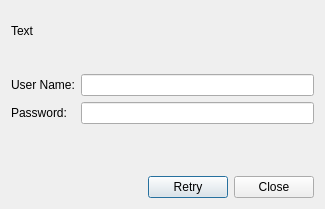
<?xml version="1.0" encoding="UTF-8"?>
<ui version="4.0">
 <class>CredentialUpdateDialog</class>
 <widget class="QDialog" name="CredentialUpdateDialog">
  <property name="geometry">
   <rect>
    <x>0</x>
    <y>0</y>
    <width>325</width>
    <height>209</height>
   </rect>
  </property>
  <property name="windowTitle">
   <string>Update Credentials of Data Store</string>
  </property>
  <property name="windowIcon">
   <iconset>
    <normaloff>:/icons/icons/DataStoreNew24.png</normaloff>:/icons/icons/DataStoreNew24.png</iconset>
  </property>
  <layout class="QGridLayout" name="gridLayout">
   <item row="0" column="0" colspan="2">
    <widget class="QLabel" name="errorLabel">
     <property name="sizePolicy">
      <sizepolicy hsizetype="Preferred" vsizetype="Preferred">
       <horstretch>0</horstretch>
       <verstretch>0</verstretch>
      </sizepolicy>
     </property>
     <property name="minimumSize">
      <size>
       <width>0</width>
       <height>40</height>
      </size>
     </property>
     <property name="frameShape">
      <enum>QFrame::NoFrame</enum>
     </property>
     <property name="lineWidth">
      <number>6</number>
     </property>
     <property name="text">
      <string>Text</string>
     </property>
     <property name="textFormat">
      <enum>Qt::RichText</enum>
     </property>
     <property name="scaledContents">
      <bool>false</bool>
     </property>
     <property name="alignment">
      <set>Qt::AlignLeading|Qt::AlignLeft|Qt::AlignVCenter</set>
     </property>
     <property name="wordWrap">
      <bool>true</bool>
     </property>
    </widget>
   </item>
   <item row="1" column="0">
    <spacer name="verticalSpacer_2">
     <property name="orientation">
      <enum>Qt::Vertical</enum>
     </property>
     <property name="sizeType">
      <enum>QSizePolicy::Fixed</enum>
     </property>
     <property name="sizeHint" stdset="0">
      <size>
       <width>20</width>
       <height>17</height>
      </size>
     </property>
    </spacer>
   </item>
   <item row="2" column="0">
    <widget class="QLabel" name="label">
     <property name="text">
      <string>User Name:</string>
     </property>
    </widget>
   </item>
   <item row="2" column="1">
    <widget class="QLineEdit" name="username_input"/>
   </item>
   <item row="3" column="0">
    <widget class="QLabel" name="label_2">
     <property name="text">
      <string>Password:</string>
     </property>
    </widget>
   </item>
   <item row="3" column="1">
    <widget class="QLineEdit" name="password_input">
     <property name="echoMode">
      <enum>QLineEdit::Password</enum>
     </property>
    </widget>
   </item>
   <item row="4" column="0">
    <spacer name="verticalSpacer">
     <property name="orientation">
      <enum>Qt::Vertical</enum>
     </property>
     <property name="sizeHint" stdset="0">
      <size>
       <width>20</width>
       <height>66</height>
      </size>
     </property>
    </spacer>
   </item>
   <item row="5" column="0" colspan="2">
    <widget class="QDialogButtonBox" name="buttons">
     <property name="orientation">
      <enum>Qt::Horizontal</enum>
     </property>
     <property name="standardButtons">
      <set>QDialogButtonBox::Close|QDialogButtonBox::Retry</set>
     </property>
    </widget>
   </item>
  </layout>
 </widget>
 <resources>
  <include location="../../user.qrc"/>
 </resources>
 <connections>
  <connection>
   <sender>buttons</sender>
   <signal>rejected()</signal>
   <receiver>CredentialUpdateDialog</receiver>
   <slot>reject()</slot>
   <hints>
    <hint type="sourcelabel">
     <x>298</x>
     <y>195</y>
    </hint>
    <hint type="destinationlabel">
     <x>286</x>
     <y>198</y>
    </hint>
   </hints>
  </connection>
 </connections>
</ui>
